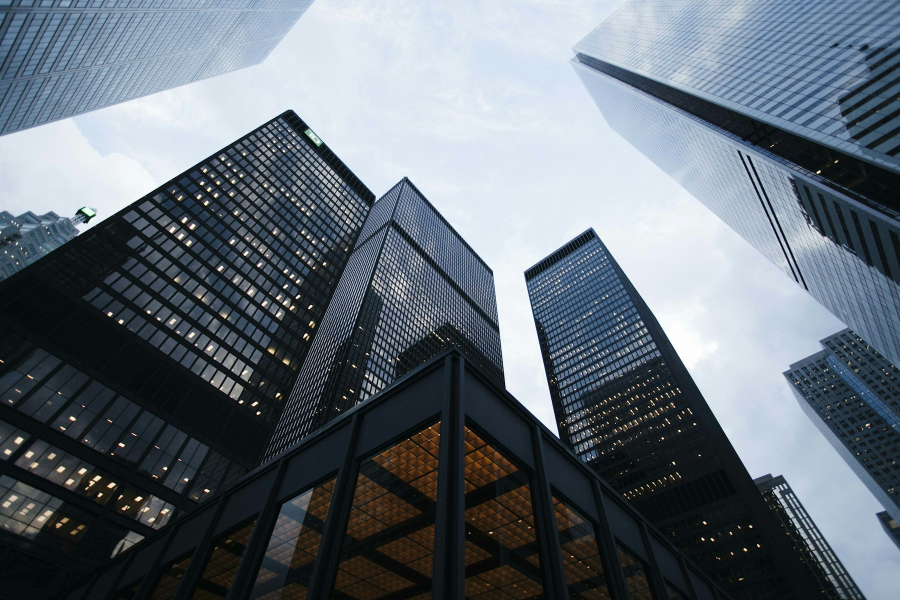
#> input picture site/assets/hero-architecture.jpg, 1800 x 1200 px (shown at 1/2 size)
$ python optimize_hero_20261018.py
#> lines starting #> are read from the running program, lines starting #| are printed output that depends on the picture
#!/usr/bin/env python3
"""Optimize only TOP visual images without changing composition, attribution or layout."""
from pathlib import Path
from PIL import Image
root=Path(__file__).resolve().parents[1]/"site"
base=root/"assets"
photo=base/"hero-architecture.jpg"
with Image.open(photo) as source:
#> source is the input picture: PIL image 1800x1200 RGB; mean R, G, B 100.1, 109.7, 118.8
    img=source.convert("RGB")
    for w in (800,1600):
        ratio=w/img.width
        new=img.resize((w,round(img.height*ratio)),Image.Resampling.LANCZOS)
        out=base/f"hero-architecture-{w}.webp"
        new.save(out,format="WEBP",quality=78,method=6)
        print("GENERATED",out.name,"dims",new.size,"bytes",out.stat().st_size)
#> this loop made 2 passes
#> pass 1, `new=img.resize((w,round(img.height*ratio)),Image.Resampling.LANCZOS)`:
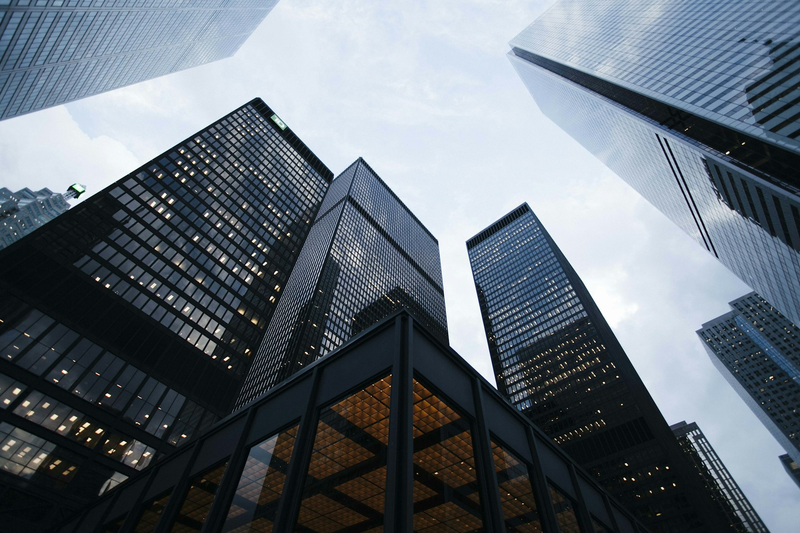
#> new: PIL image 800x533 RGB; mean R, G, B 100.1, 109.7, 118.8
index=root/"index.html"
#> (the run stopped early here; a loop or call above may not have finished)
